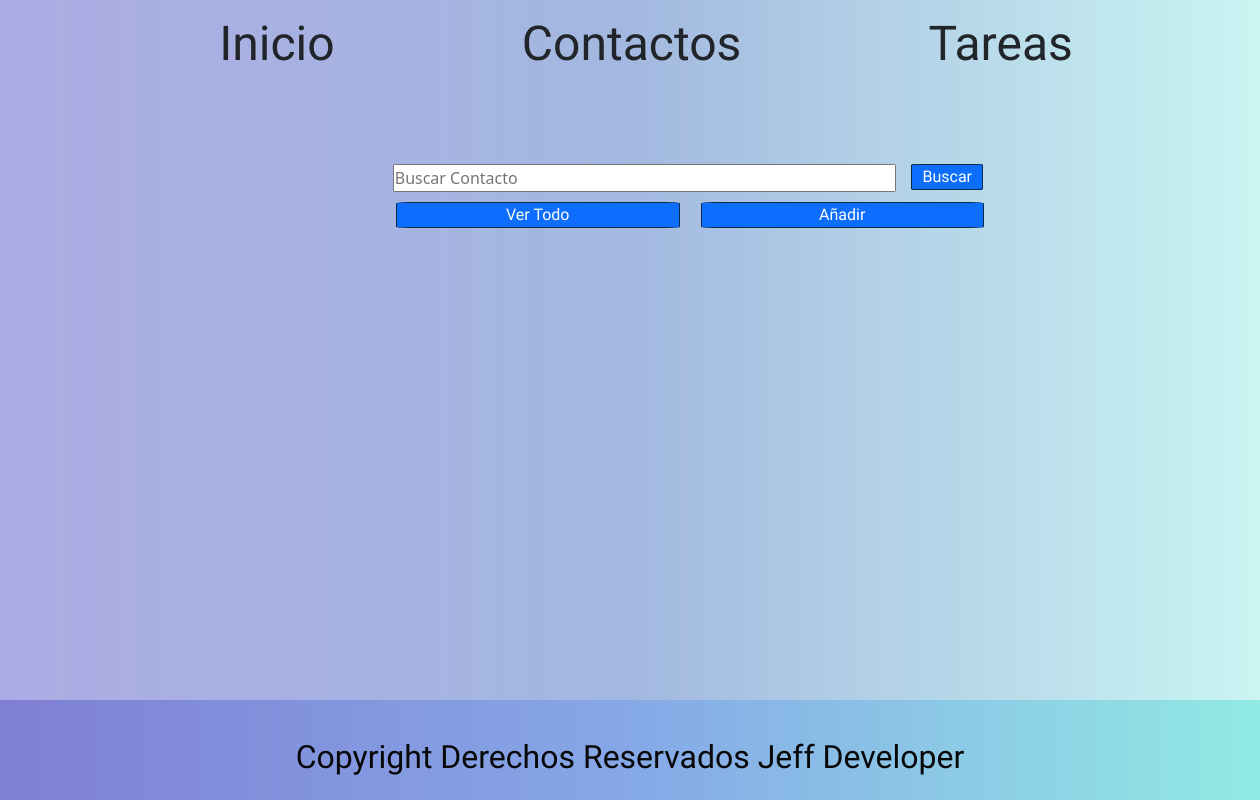
Page /Contactos/ on the earlier database version.
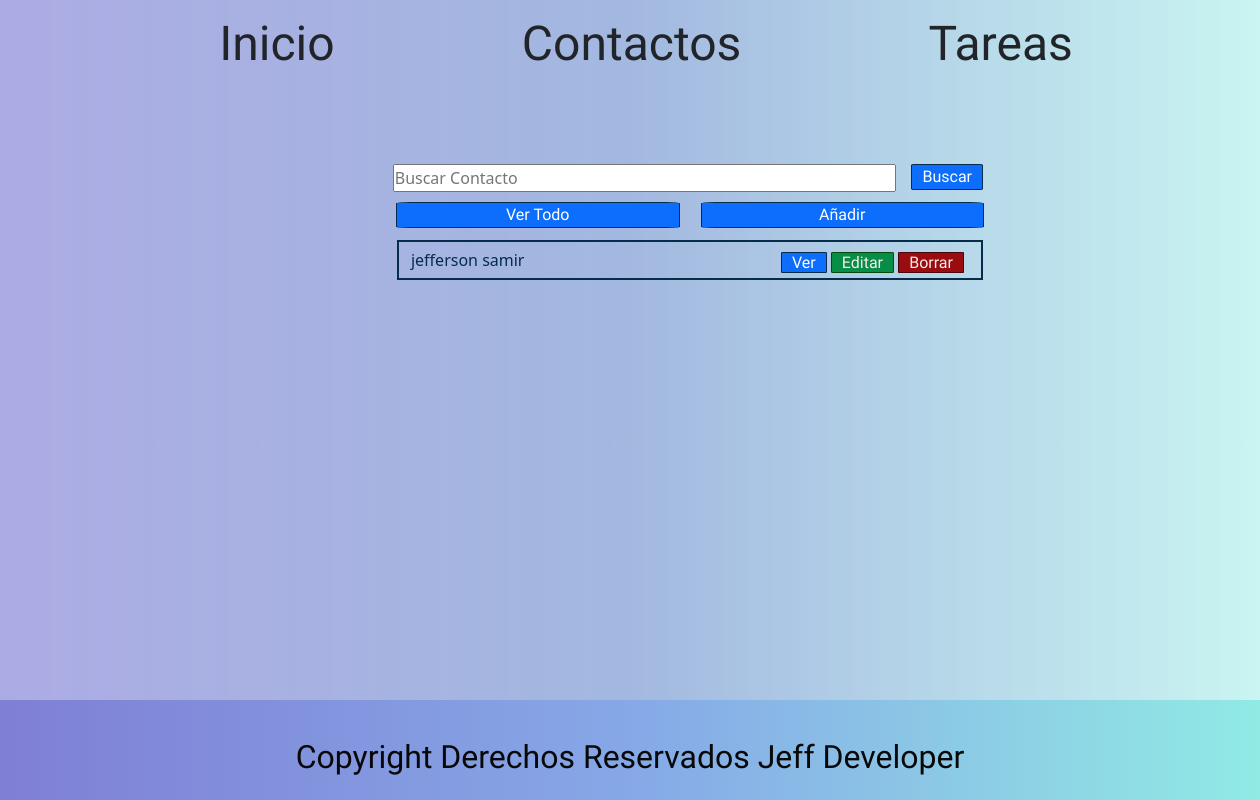
Same page on the later database version.
### Contactos/models.py (models this page shows)
class Contactos(models.Model):
    name = models.CharField(max_length=50, blank= False, null= False)
    last_name = models.CharField(max_length=50, blank= True, null= True)
    phone = models.CharField(max_length=12, blank= True, null=True )
    mobile = models.CharField(max_length=12, blank=False , null=False )
    email = models.EmailField()
    company = models.CharField(max_length=20, blank= True, null= True)
    date = models.DateField(default= date.today)
    notes =models.TextField(blank=True, null=True)
    def __str__(self):
        return self.name

### Contactos/views.py (the view)
# urls.py: path('', views.index, name='contactos'),
def index(request):
    contacto = Contactos.objects.filter(name__contains=request.GET.get('Buscar', ''))
    context = {
        'contacto': contacto
    }
    return render(request, 'contactos/index.html', context)

### templates/contactos/index.html (shortened to what this page needs)
{% extends 'layout/base.html' %}
{% load static %}
{% block 'content' %}
    <form class="container" action="{% url 'contactos' %}" method="GET">
        <input type="text" name="Buscar" placeholder="Buscar Contacto" class="place">
        <input type="submit" value="Buscar" class="botonbus" >
    </form>
    <div class="reseteo">
        <a href="{% url 'contactos' %}" class="botonver">Ver Todo</a>
        <a href="{% url 'contactos_create' %}" class="botonañadir">Añadir</a>
    </div>
    <ul class="lista-1">
        {% for contactos in contacto %}
        <li>{{contactos}}
            <span class="boton">
                <a href="{% url 'contactos_view' contactos.id %}" class="boton1">Ver</a>
                <a href="{% url 'contactos_edit' contactos.id %}" class="boton2">Editar</a>
                <a href="{% url 'contactos_delete' contactos.id %}" class="boton3">Borrar</a>
            </span>
        </li>
        {% endfor %}
    </ul>
{% endblock %}

Differences in the rows shown:
added Contactos: name "jefferson samir"
